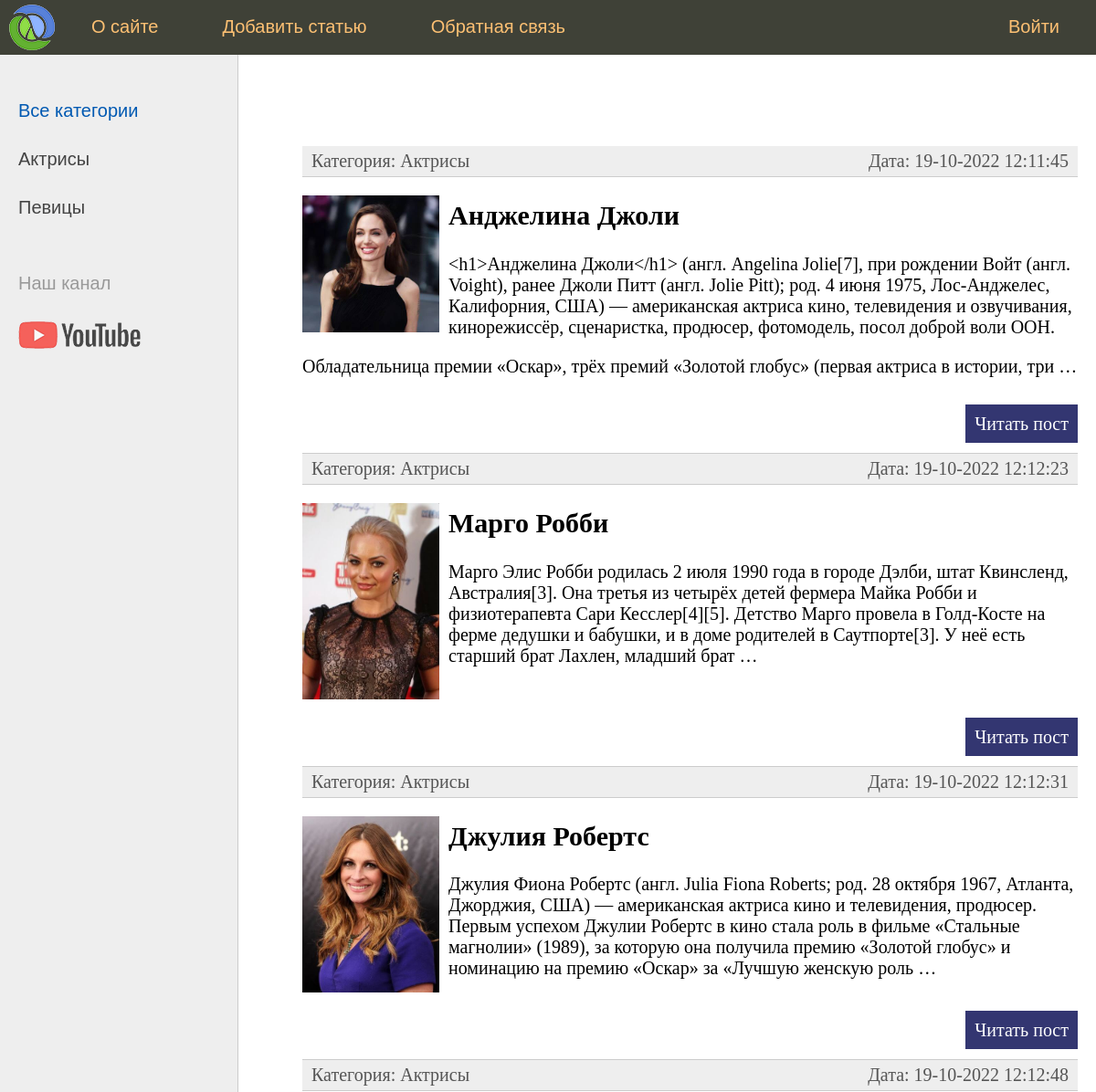
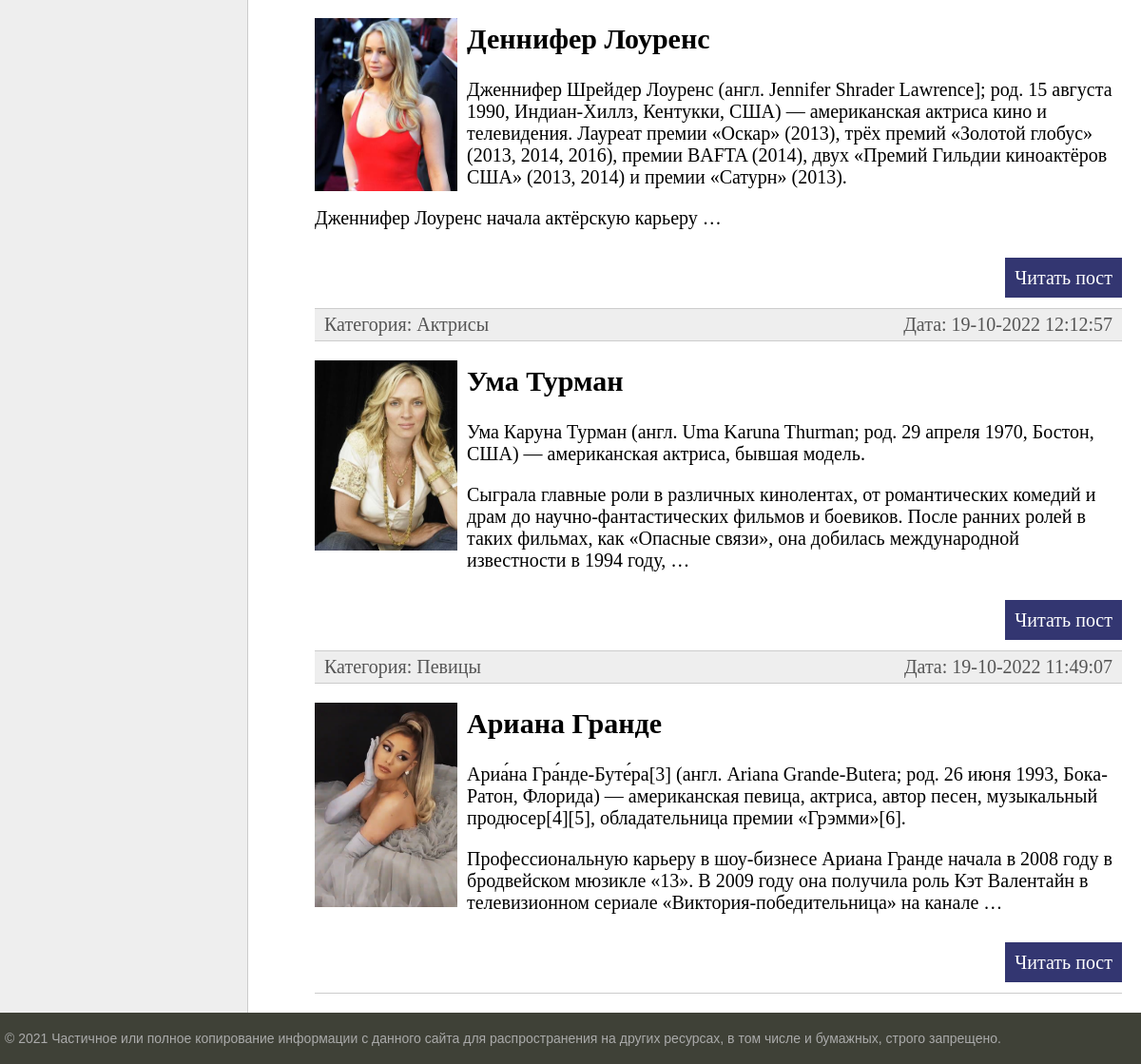
The page / on the database its author committed (2 pictures, top to bottom).
### women/models.py (models this page shows, shortened)
class Category(models.Model):
    name = models.CharField(max_length=100, db_index=True, verbose_name="Категория")
    class Meta:
        verbose_name = "Категория"
        verbose_name_plural = "Категории"
        ordering = ['id']
    def __str__(self):
        return self.name
    def get_absolute_url(self):
        return reverse('category', kwargs={'cat_id': self.pk})

class Women(models.Model):  # название табл будет Women
    title = models.CharField(max_length=255, verbose_name="Заголовок")
    content = models.TextField(blank=True, verbose_name="Текст статьи") # verbose_name для админ панели
    photo = models.ImageField(upload_to="photos/%Y/%m/%d/", verbose_name="Фото")
    time_create = models.DateTimeField(auto_now_add=True, verbose_name="Время создания")  # это поле неизменяемое
    time_update = models.DateTimeField(auto_now=True, verbose_name="Время изменения")  # это поле изменяемое при апдейте
    is_published = models.BooleanField(default=True, verbose_name="Публикация")
    cat = models.ForeignKey('Category', on_delete=models.PROTECT, null=True, verbose_name="Категория")
    """если загружается много файлов, то в photo делаем чтобы они распределялись по папкам по дате
     и в settings прописываем 2 переменные"""
    """для вывода по запросу Women.objects.all() всех титулов, а не объектов"""
    def get_absolute_url(self):  # так же наличие этой фук-ции добавляет "смотреть на сайте" в админ панели
        return reverse('post', kwargs={'post_id': self.pk})
    class Meta:
        verbose_name = "Известные женщины"
        verbose_name_plural = "Известные женщины"  # чтобы авто не добавляло "s" в конце
        ordering = ['time_create', 'title']  # сортировка

### women/views.py (the view)
# urls.py: path('', index, name='home'),  # //127.0.0.1:8000/, home - произвольное имя гл страницы
def index(request):  # request это ссылка на класс HttpRequest
    posts = Women.objects.all()  # вывод из табл
    """ для удобства (чтобы не скролить) все это лучше записать так:"""
    context = {  # произвольная переменная
        'posts': posts,
        'menu': menu,
        "title": "Главная страница",
        'cat_selected': 0,  # для использования в base
    }
    return render(request, 'women/index.html', context=context)

### women/templatetags/women_tags.py (called while the page is built)
@register.inclusion_tag('women/list_categories.html')
def show_categories(sort=None, cat_selected=0):
    if not sort:
        cats = Category.objects.all()
    else:
        cats = Category.objects.order_by(sort)
    return {"cats": cats, "cat_selected": cat_selected}

### women/templates/women/index.html (shortened to what this page needs)
{% extends 'women/base.html' %}
{% block content %}
<ul class="list-articles">
	{% for p in posts %}
	<li><div class="article-panel">
		<p class="first">Категория: {{p.cat}}</p>
		<p class="last">Дата: {{p.time_update|date:"d-m-Y H:i:s"}}</p>
		</div>
	</li>
	{% if p.photo %}
	<p><img class='img-article-left thumb' src="{{p.photo.url}}"></p>
	{% endif %}
			<li><h2>{{p.title}}</h2>
	{% autoescape on %}
	{{p.content|linebreaks|truncatewords:50}}
	{% endautoescape %}
			<p class="link-read-post"><a href="{{ p.get_absolute_url }}">Читать пост</a></p>
			</li>
	{% endfor %}
</ul>
{% endblock %}

### women/templates/women/base.html (shortened to what this page needs)
{% load static %}
{% load women_tags %}
<!DOCTYPE html>
<html>
<head>
	<link type="text/css" href="{% static 'women/css/styles.css' %}" rel="stylesheet" />
</head>
<body>
<table class="table-page" border=0 cellpadding="0" cellspacing="0">
<tr><td valign=top>
{% block mainmenu %}
		<div class="header">
			<ul id="mainmenu" class="mainmenu">
			<li class="logo"><a href="{% url 'home' %}"><div class="logo"></div></a></li>
{% for m in menu %}
	{% if not forloop.last %}
			<li><a href="{% url m.url_name %}">{{m.title}}</a></li>
	{% else %}
			<li class="last"><a href="{% url m.url_name %}">{{m.title}}</a></li>
	{% endif %}
{% endfor %}
			</ul>
		</div>
{% endblock mainmenu %}
<table class="table-content" border=0 cellpadding="0" cellspacing="0">
<tr>
	<td valign="top" class="left-chapters">
	<ul id="leftchapters">
{% if cat_selected == 0 %}
		<li class="selected">Все категории</li>
{% else %}
		<li><a href="{% url 'home' %}">Все категории</a></li>
{% endif %}
{% show_categories 'name' cat_selected %}
		<li class="share">
		<p>Наш канал</p>
		<a class="share-yt" href="https://www.youtube.com/channel/UClJzWfGWuGJL2t-3dYKcHTA/playlists" target="_blank" rel="nofollow"></a>
		</li>
	</ul>
</td>
<td valign="top" class="content">
	<div class="content-text">
{% block content %}
{% endblock %}
	</div>
</td></tr></table>
</td></tr>
<tr><td valign=top>
	<div id="footer">
		<p>&copy; 2021 Частичное или полное копирование информации с данного сайта для распространения на других ресурсах, в том числе и бумажных, строго запрещено.</p>
	</div>
</td></tr></table>
</body>
</html>

### women/templates/women/list_categories.html
{% for c in cats %}
		{% if c.pk == cat_selected %}
			<li class="selected">{{c.name}}</li>
		{% else %}
			<li><a href="{{ c.get_absolute_url }}">{{c.name}}</a></li>
		{% endif %}
{% endfor %}

### women/static/women/css/styles.css (style rules this page uses)
html, body { font-family: 'Arial'; margin: 0; padding: 0; height: 100%; width: 100%; color: #444; }
a { color: #0059b2; text-decoration: none; }
img { max-width: 600px; height: auto; }
img.img-article-left { max-width: 300px; height: auto; float: left; padding: 0 10px 10px 0; }
img.img-article-left.thumb { max-width: 150px; height: auto; }
p.link-read-post { text-align: right; }
p.link-read-post a { padding: 10px; min-width: 100px; background: #333671; color: #fff; text-decoration: none; }
div.article-panel { background: #eee; padding: 5px 10px 5px 10px; box-sizing: border-box; overflow: hidden; color: #555; }
div.article-panel p.first { margin: 0; float: left; }
div.article-panel p.last { margin: 0; float: right; }
ul.list-articles { list-style: none; margin: 0; padding: 0; }
ul.list-articles li { border-bottom: 1px solid #ccc; }
.table-page { width: 100%; height: 100%; vertical-align: top; }
.table-page tr { height: 100%; }
.header { background: #3F4137; height: 60px; }
.logo { background: url('../images/logo.png') no-repeat 10px 5px; width: 70px; height: 60px; }
ul.mainmenu { list-style: none; margin: 0; padding: 0; height: 60px; color: #fdc073; font-size: 20px; overflow: hidden; }
ul.mainmenu li { float: left; margin: 18px 40px 0 30px; }
ul.mainmenu li.logo { margin: 0; }
ul.mainmenu li.last { float: right; }
ul.mainmenu li a { color: #fdc073; text-decoration: none; }
.table-content { width: 100%; min-height: 100%; height: 100%; }
.left-chapters { margin: 0; background: #eee; border-right: 1px solid #ccc; min-height: 100%; }
.left-chapters ul { width: 230px; min-height: 100%; margin: 0; padding: 20px 10px 10px 20px; list-style: none; font-size: 20px; }
.left-chapters ul li { margin: 30px 0 0 0; color: #999; }
.left-chapters ul li.selected { color: #0059b2; }
.left-chapters ul li a { color: #444; text-decoration: none; }
.left-chapters ul li.share { margin: 60px 0 0 0; }
.left-chapters ul li.share p { margin: 30px 0 30px 0; }
.left-chapters ul li.share a { display: inline-block; width: 40px; height: 40px; margin: 0 20px 0 0; }
.left-chapters ul li.share a.share-yt { width: 100%; height: 30px; background: url('../images/share_yt.png') no-repeat 0 0 }
.content { padding: 40px 20px 20px 40px; width: 100%; box-sizing: border-box; }
.content-text { margin: 60px 0 0 30px; color: #000; font-size: 20px; font-family: Yandex Sans Display Light; }
#footer { box-sizing: border-box; background: #3F4137; padding: 5px; color: #aaa; font-size: 14px; font-family: Verdana, Geneva, Arial, Helvetica; text-align: left; overflow: hidden; }

### rows shown on the page
Category: name "Актрисы"
Category: name "Певицы"
Women: cat "Актрисы", time_update "19-10-2022 12:11:45", photo (picture), title "Анджелина Джоли", content "<h1>Анджелина Джоли</h1> (англ. Angelina Jolie[7], при рождении Войт (англ. Voight), ранее Джоли Питт (англ. Jolie Pitt); род. 4 июня 1975, Лос-Анджелес, Калифорния, США) — американская актриса кино, телевидения и озвучивания, кинорежиссёр, сценаристка, продюсер, фотомодель, посол доброй воли ООН. Обладательница премии «Оскар», трёх премий «Золотой глобус» (первая актриса в истории, три …"
Women: cat "Актрисы", time_update "19-10-2022 12:12:23", photo (picture), title "Марго Робби", content "Марго Элис Робби родилась 2 июля 1990 года в городе Дэлби, штат Квинсленд, Австралия[3]. Она третья из четырёх детей фермера Майка Робби и физиотерапевта Сари Кесслер[4][5]. Детство Марго провела в Голд-Косте на ферме дедушки и бабушки, и в доме родителей в Саутпорте[3]. У неё есть старший брат Лахлен, младший брат …"
Women: cat "Актрисы", time_update "19-10-2022 12:12:31", photo (picture), title "Джулия Робертс", content "Джулия Фиона Робертс (англ. Julia Fiona Roberts; род. 28 октября 1967, Атланта, Джорджия, США) — американская актриса кино и телевидения, продюсер. Первым успехом Джулии Робертс в кино стала роль в фильме «Стальные магнолии» (1989), за которую она получила премию «Золотой глобус» и номинацию на премию «Оскар» за «Лучшую женскую роль …"
Women: cat "Актрисы", time_update "19-10-2022 12:12:48", photo (picture), title "Деннифер Лоуренс", content "Дженнифер Шрейдер Лоуренс (англ. Jennifer Shrader Lawrence]; род. 15 августа 1990, Индиан-Хиллз, Кентукки, США) — американская актриса кино и телевидения. Лауреат премии «Оскар» (2013), трёх премий «Золотой глобус» (2013, 2014, 2016), премии BAFTA (2014), двух «Премий Гильдии киноактёров США» (2013, 2014) и премии «Сатурн» (2013). Дженнифер Лоуренс начала актёрскую карьеру …"
Women: cat "Актрисы", time_update "19-10-2022 12:12:57", photo (picture), title "Ума Турман", content "Ума Каруна Турман (англ. Uma Karuna Thurman; род. 29 апреля 1970, Бостон, США) — американская актриса, бывшая модель. Сыграла главные роли в различных кинолентах, от романтических комедий и драм до научно-фантастических фильмов и боевиков. После ранних ролей в таких фильмах, как «Опасные связи», она добилась международной известности в 1994 году, …"
Women: cat "Певицы", time_update "19-10-2022 11:49:07", photo (picture), title "Ариана Гранде", content "Ариа́на Гра́нде-Буте́ра[3] (англ. Ariana Grande-Butera; род. 26 июня 1993, Бока-Ратон, Флорида) — американская певица, актриса, автор песен, музыкальный продюсер[4][5], обладательница премии «Грэмми»[6]. Профессиональную карьеру в шоу-бизнесе Ариана Гранде начала в 2008 году в бродвейском мюзикле «13». В 2009 году она получила роль Кэт Валентайн в телевизионном сериале «Виктория-победительница» на канале …"

### other values the page prints
{{ m.title }} "О сайте" "Добавить статью" "Обратная связь"
{{ m.title }} "Войти"
